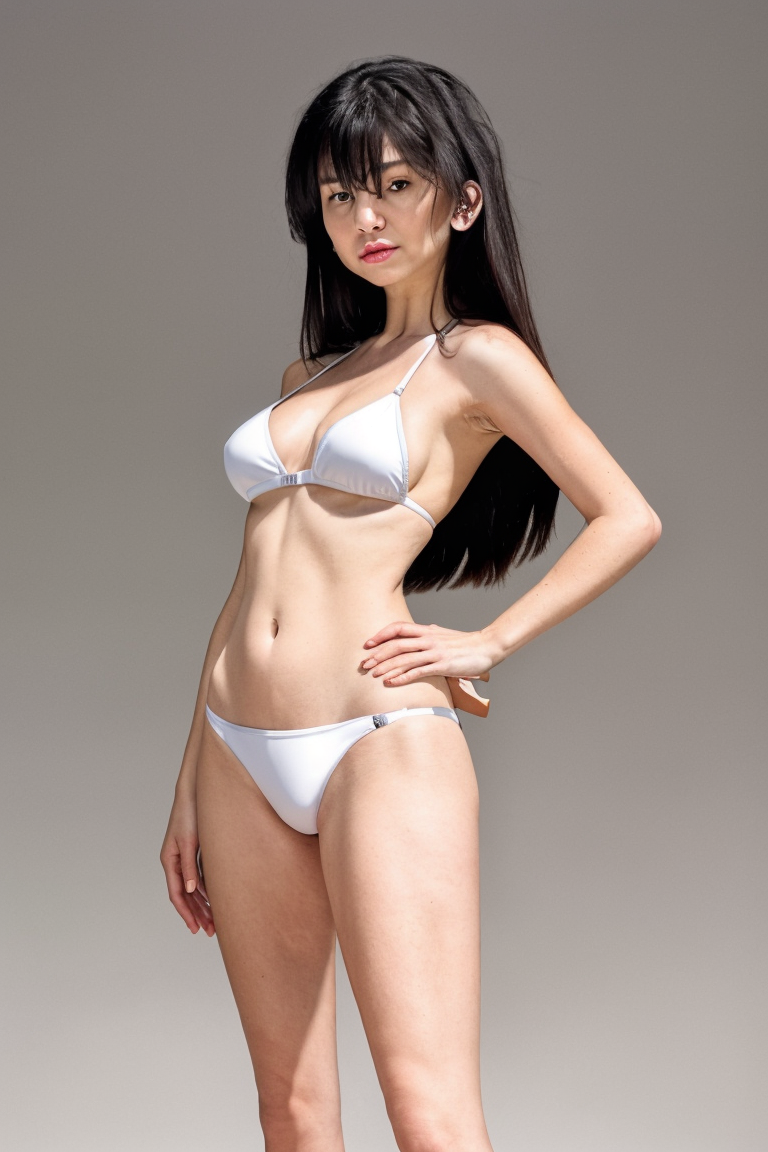
#> input picture 40204042221/stage1-bikini-white-cowboy-s12-1-photoreal-st0.7-s12.png, 768 x 1152 px
$ python feet.py ../../40204042221/stage1-bikini-white-cowboy-s12-1-photoreal-st0.7-s12.png
#> lines starting #> are read from the running program, lines starting #| are printed output that depends on the picture
"""絵の中の足の指を数える。描き終わるたびの検品（chatdraw/handcheck.py）から呼ぶ。

足の輪郭の下端の山（指先の膨らみ）を数える方法、行ごとの暗い線を数える方法、服の部位分けの脚の形で数える方法は、
どれも全身の絵で大きく数え違えた（左右の足を 1 つと数える、爪や影の線を指の境と数える）。そこで次の順にする。

1. 足の場所と向き: 全身の 133 点を読む模型（DWPose、COCO-WholeBody。Apache-2.0）で、足首・親指の先・小指の先・かかとを読む。
   左右の足は模型が別々に読むので、2 つの足を 1 つと数えない。
2. 足を、指先が下を向き、親指の先から小指の先が横に並ぶ向きに切り出して伸ばす（帯）。
3. 帯の中で 2 つの手がかりを別々に数える。
   - 境の線: 指と指の間の暗い線（線画の線、塗りの影の筋）。横の二階微分で縦の暗い筋を拾い、指先の線より少し奥
     （指の長さの中ほど）を指先の線に沿ってなぞり、筋の数を数える。外側の 2 本（足の輪郭）を除いた本数 + 1 が指の数。
   - 指先の山: 指先の線（明るい肌から前の暗い所・線へ変わる所）の、前へ出た山の数。
4. 2 つが合えばその数を返す。合わなければ数を返さず「読めない」とし、手がかりの数を両方添える。
   自信の無い数を出すと、通すべき絵を落とすか、落とすべき絵を通す。読めないことは隠さず出す。

横向きの足（親指の先と小指の先が重なる）では、指が奥行きの方向に並ぶので数えない（読めない）。

  python3 tools/gen/feet.py <絵>            JSON を出し、<絵>.feet.png に重ね描きを置く
"""
from __future__ import annotations

import cdhome
import json
import sys
import time
from pathlib import Path

import numpy as np
from PIL import Image, ImageDraw

MODEL = cdhome.HOME / "gen" / "pose" / "dw-ll_ucoco_384.onnx"
URL = "https://huggingface.co/yzd-v/DWPose/resolve/main/dw-ll_ucoco_384.onnx"
SIZE = (288, 384)   # 模型の入力（幅, 高さ）
# COCO-WholeBody の番号。模型の left/right は人物から見た左右（絵では逆の側に来る）
POINTS = {"left_ankle": 15, "right_ankle": 16, "left_big_toe": 17, "left_small_toe": 18, "left_heel": 19,
          "right_big_toe": 20, "right_small_toe": 21, "right_heel": 22}
LEAST = 0.3    # これより低い確からしさの点は使わない
Z = 4          # 帯の標本の細かさ（原画 1 画素 = Z 標本）。境の線は 1〜2 画素幅なので、細かく取らないと隣の線と溶ける
_SESS = None


class Unavailable(RuntimeError):
    """模型か onnxruntime が無い。崩れではなく「読めない」として扱う"""


def _session():
    global _SESS
    if _SESS is None:
        try:
            import onnxruntime as ort
        except ImportError as e:
            raise Unavailable("onnxruntime が無い（sh tools/gen/setup.sh で入る）") from e
        if not MODEL.exists():
            raise Unavailable(f"全身の点の模型が無い（{MODEL}。sh tools/gen/setup.sh で取る）")
        _SESS = ort.InferenceSession(str(MODEL), providers=["CPUExecutionProvider"])
    return _SESS


def _pose(im, box):
    """枠の中を模型に読ませ、133 点の (x, y, 確からしさ) を返す"""
    x0, y0, x1, y1 = box
    cx, cy = (x0 + x1) / 2, (y0 + y1) / 2
    w, h = (x1 - x0) * 1.25, (y1 - y0) * 1.25
    if w / h > SIZE[0] / SIZE[1]:
        h = w * SIZE[1] / SIZE[0]
    else:
        w = h * SIZE[0] / SIZE[1]
    b = (cx - w / 2, cy - h / 2, cx + w / 2, cy + h / 2)
    crop = im.crop(tuple(int(round(v)) for v in b)).resize(SIZE, Image.BILINEAR)
    a = (np.asarray(crop, np.float32) - [123.675, 116.28, 103.53]) / [58.395, 57.12, 57.375]
    s = _session()
    sx, sy = s.run(None, {s.get_inputs()[0].name: a.transpose(2, 0, 1)[None].astype(np.float32)})
    px, py = sx[0].argmax(1) / 2, sy[0].argmax(1) / 2   # SimCC は 1 画素を 2 つに割って読む
    sc = np.minimum(sx[0].max(1), sy[0].max(1))
    return np.stack([b[0] + px * (b[2] - b[0]) / SIZE[0], b[1] + py * (b[3] - b[1]) / SIZE[1], sc], 1)


def keypoints(im) -> dict:
    """足に要る点を読む。絵全体で 1 度読み、体の点の外枠で読み直す（小さく写った人でも足が大きく写る）"""
    w, h = im.size
    k = _pose(im, (0, 0, w, h))
    good = k[:23][k[:23, 2] >= LEAST]
    if len(good) >= 6:
        x0, y0 = good[:, :2].min(0)
        x1, y1 = good[:, :2].max(0)
        m = 0.08 * max(x1 - x0, y1 - y0)
        k = _pose(im, (max(0, x0 - m), max(0, y0 - m), min(w, x1 + m), min(h, y1 + m)))
    return {n: (float(k[i, 0]), float(k[i, 1])) for n, i in POINTS.items() if k[i, 2] >= LEAST}


# [139 lines left out: functions _strip, _tips, _runs, count_one, not called in this run]


def count_toes(image, keypoints=None) -> list[dict]:
    """絵の足ごとに {side, box, count（読めなければ None）, evidence} を返す。
    keypoints は keypoints() と同じ形の辞書（与えれば模型を読まない）"""
    im = Image.open(image).convert("RGB") if isinstance(image, (str, Path)) else image.convert("RGB")
    kp = keypoints if keypoints is not None else globals()["keypoints"](im)
    a = np.asarray(im, np.float32)
    feet = []
    for side in ("left", "right"):
        need = [f"{side}_big_toe", f"{side}_small_toe", f"{side}_ankle"]
        if not all(n in kp for n in need):
            continue
        big, small, ank = (np.asarray(kp[n]) for n in need)
        F = float(np.linalg.norm((big + small) / 2 - ank))
        L = float(np.linalg.norm(small - big))
        pts = np.array([big, small, ank] + ([kp[f"{side}_heel"]] if f"{side}_heel" in kp else []))
        m = 0.35 * F
        box = [int(pts[:, 0].min() - m), int(pts[:, 1].min() - m), int(pts[:, 0].max() + m), int(pts[:, 1].max() + m)]
        foot = {"side": side, "box": box, "count": None, "evidence": {"F": round(F, 1), "toe_line": round(L, 1)}}
        feet.append(foot)
        if F < 12:
            foot["evidence"]["why"] = "足が小さすぎる"
            continue
        if L < 0.22 * F:
            foot["evidence"]["why"] = "横向きの足で、指が奥行きの方向に並んでいる"
            continue
        st, back, F2, row0, mids = _strip(a, big, small, ank)
        r = count_one(st, F2, row0, mids)
        rows = r.pop("rows", None)
        tl = r.pop("tipline", None)
        if rows is not None:
            c0, c1 = r["span"]
            foot["_tipline"] = [back(c, tl[c - c0]) for c in range(c0, c1, Z)]
            foot["_lines"] = [back(c, rows[c] - int(0.1 * F2 * Z)) for c in r["line_at"]]
            foot["_tips"] = [back(c, tl[c - c0]) for c in r["tip_at"]]
        foot["count"] = r.pop("count")
        foot["evidence"].update(r)
    # 2 つの足が重なっている（片足の上に片足が乗る、模型が同じ足を 2 度読んだ）ときは、どちらも数えない
    if len(feet) == 2:
        a0, a1 = feet
        c = [np.array([(f["box"][0] + f["box"][2]) / 2, (f["box"][1] + f["box"][3]) / 2]) for f in feet]
        if np.linalg.norm(c[0] - c[1]) < 0.3 * min(f["evidence"]["F"] for f in feet):
            for f in feet:
                f["count"] = None
                f["evidence"]["why"] = "2 つの足が重なっていて、分けられない"
    feet.sort(key=lambda f: f["box"][0])   # 絵の左から順に並べる
    return feet


# [41 lines left out: functions overlay, sharpness, sharp_reference, not called in this run]


def public(feet) -> list[dict]:
    """重ね描き用の内部の値（_ で始まる）を外した結果"""
    return [{k: v for k, v in f.items() if not k.startswith("_")} for f in feet]


def main():
    if len(sys.argv) != 2:
        print(__doc__)
        return 2
    src = Path(sys.argv[1])
    t = time.time()
    feet = count_toes(src)
#> in count_toes, im is the input picture: PIL image 768x1152 RGB; mean R, G, B 159.2, 143.9, 136
#> in _pose, `crop = im.crop(tuple(int(round(v)) for v in b)).resize(SIZE, Image.BIL..`:
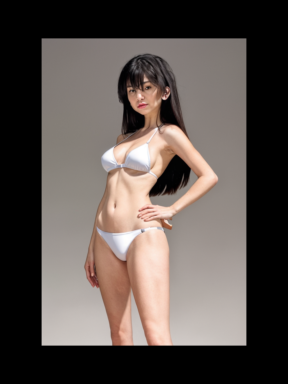
#> crop: PIL image 288x384 RGB; mean R, G, B 90.6, 81.8, 77.4
#> in _pose, `a = (np.asarray(crop, np.float32) - [123.675, 116.28, 103.53]) / [58.3..`:
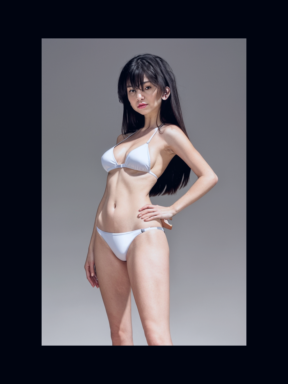
#> a: shape (384, 288, 3) float64; mean R, G, B -0.567, -0.603, -0.456; drawn with min black and max white
    out = src.with_name(src.name + ".feet.png")
    overlay(src, feet, out)
    print(json.dumps({"feet": public(feet), "seconds": round(time.time() - t, 2), "overlay": str(out)},
                     ensure_ascii=False, indent=1))
    return 0


if __name__ == "__main__":
#> (the run stopped early here; a loop or call above may not have finished)

$ run again, on 40104889379/black-forest-labs_FLUX.2-klein-4B-s7.png
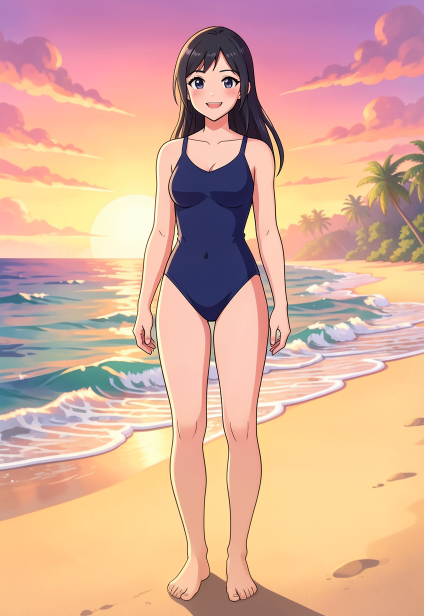
#> input picture 40104889379/black-forest-labs_FLUX.2-klein-4B-s7.png, 848 x 1232 px (shown at 1/2 size)
#> in count_toes, im is the input picture: PIL image 848x1232 RGB; mean R, G, B 217.6, 173.4, 153.5
#> in _pose, `crop = im.crop(tuple(int(round(v)) for v in b)).resize(SIZE, Image.BIL..`:
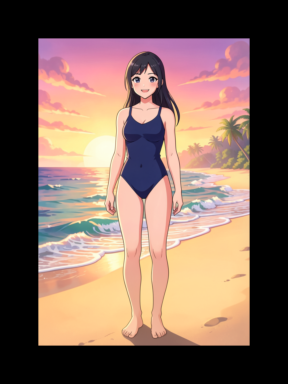
#> crop: PIL image 288x384 RGB; mean R, G, B 127.7, 101.8, 90.1
